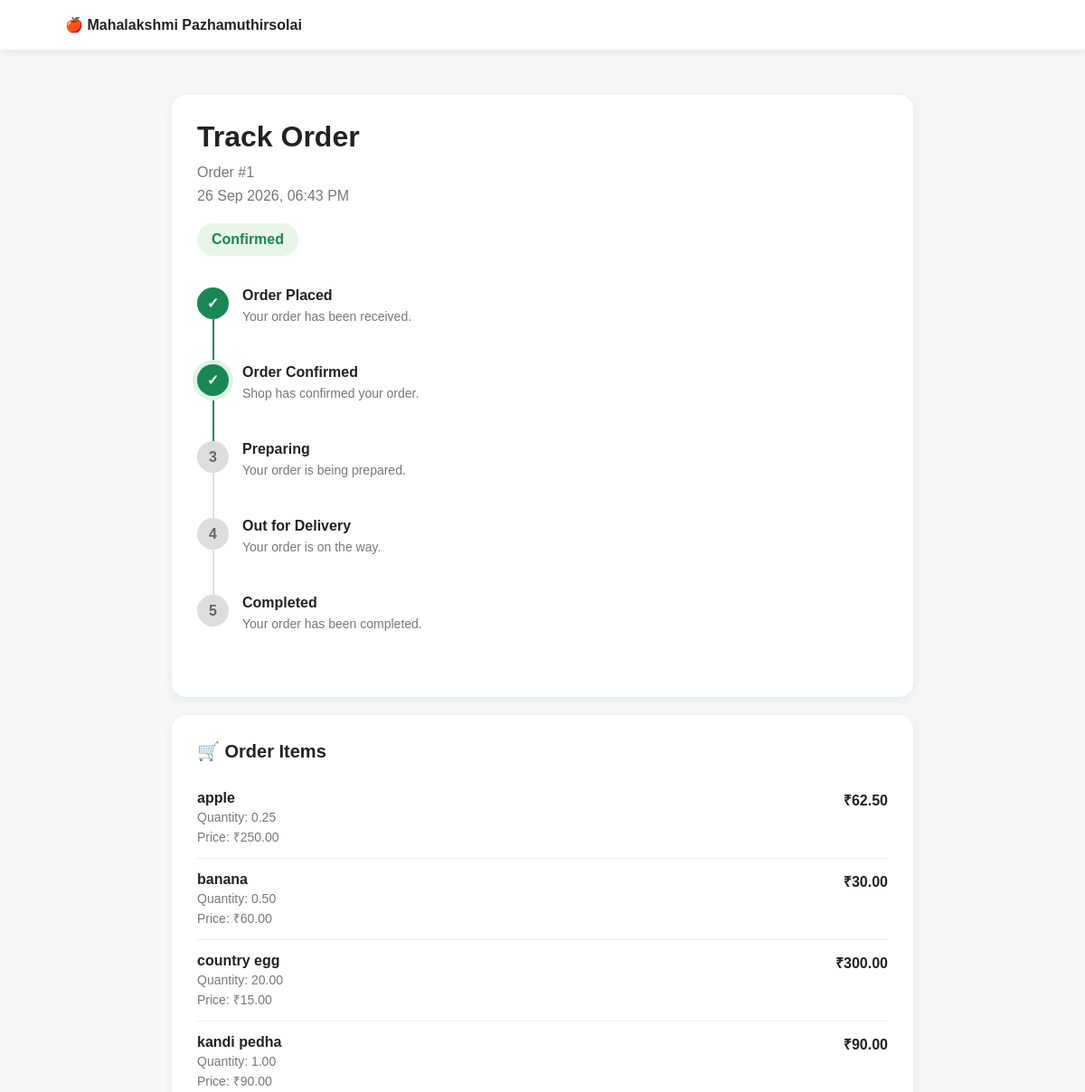
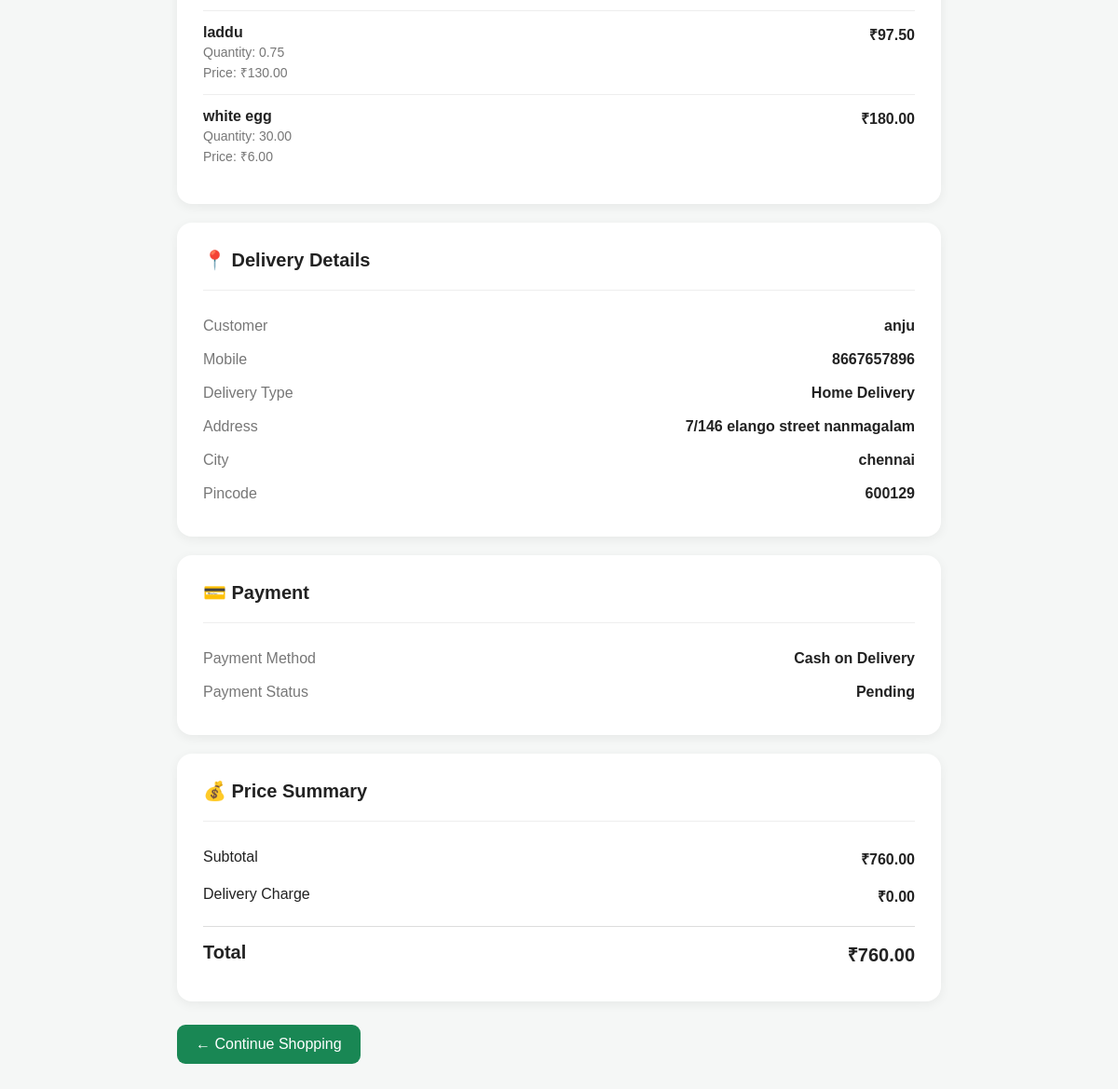
/track-order/1/, run on the app's committed database (2 pictures, top to bottom).
### orders/models.py (models this page shows, shortened)
class Order(models.Model):
    DELIVERY_CHOICES = [
        ("delivery", "Home Delivery"),
        ("pickup", "Shop Pickup"),
    ]
    PAYMENT_CHOICES = [
        ("cod", "Cash on Delivery"),
        ("online", "Online Payment"),
    ]
    STATUS_CHOICES = [
        ("pending", "Pending"),
        ("confirmed", "Confirmed"),
        ("preparing", "Preparing"),
        ("out_for_delivery", "Out for Delivery"),
        ("ready_pickup", "Ready for Pickup"),
        ("delivered", "Delivered"),
        ("cancelled", "Cancelled"),
    ]
    user = models.ForeignKey(
    User,
    on_delete=models.SET_NULL,
    null=True,
    blank=True,
    related_name="orders"
)
    customer_name = models.CharField(max_length=150)
    mobile = models.CharField(max_length=15)
    email = models.EmailField(blank=True)
    address = models.TextField(blank=True)
    city = models.CharField(max_length=100, blank=True)
    pincode = models.CharField(max_length=10, blank=True)
    delivery_type = models.CharField(
        max_length=20,
        choices=DELIVERY_CHOICES,
        default="delivery"
    )
    payment_method = models.CharField(
        max_length=20,
        choices=PAYMENT_CHOICES,
        default="cod"
    )
    payment_status = models.CharField(
        max_length=20,
        default="pending"
    )
    order_status = models.CharField(
        max_length=30,
        choices=STATUS_CHOICES,
        default="pending"
    )
    subtotal = models.DecimalField(
        max_digits=10,
        decimal_places=2
    )
    delivery_charge = models.DecimalField(
        max_digits=10,
        decimal_places=2,
        default=0
    )
    total_amount = models.DecimalField(
        max_digits=10,
        decimal_places=2
    )
    created_at = models.DateTimeField(
        auto_now_add=True
    )
    updated_at = models.DateTimeField(
        auto_now=True
    )

class OrderItem(models.Model):
    order = models.ForeignKey(
        Order,
        on_delete=models.CASCADE,
        related_name="items"
    )
    product = models.ForeignKey(
        "products.Product",
        on_delete=models.PROTECT
    )
    quantity = models.DecimalField(
        max_digits=10,
        decimal_places=2
    )
    price = models.DecimalField(
        max_digits=10,
        decimal_places=2
    )
    total = models.DecimalField(
        max_digits=10,
        decimal_places=2
    )

### products/models.py (models this page shows, shortened)
class Product(models.Model):
    PRODUCT_TYPE_CHOICES = [
        ("fruits", "🍎 Fruits"),
        ("eggs", "🥚 Eggs"),
        ("snacks", "🍘 Snacks"),
    ]
    UNIT_CHOICES = [
        ("piece", "Piece"),
        ("weight", "Weight"),
        ("custom", "Custom Quantity"),
    ]
    STOCK_UNIT_CHOICES = [
        ("piece", "Pieces"),
        ("g", "Grams (g)"),
        ("kg", "Kilograms (kg)"),
    ]
    product_type = models.CharField(
        max_length=20,
        choices=PRODUCT_TYPE_CHOICES,
        default="fruits"
    )
    category = models.ForeignKey(
        Category,
        on_delete=models.CASCADE,
        related_name="products"
    )
    name = models.CharField(max_length=150)
    image = models.ImageField(
        upload_to="products/",
        blank=True,
        null=True
    )
    description = models.TextField(blank=True)
    unit_type = models.CharField(
        max_length=20,
        choices=UNIT_CHOICES,
        default="piece"
    )
    price = models.DecimalField(
        max_digits=10,
        decimal_places=2
    )
    stock = models.DecimalField(
        max_digits=10,
        decimal_places=2,
        default=0
    )
    stock_unit = models.CharField(
        max_length=10,
        choices=STOCK_UNIT_CHOICES,
        default="piece"
    )
    is_available = models.BooleanField(default=True)
    created_at = models.DateTimeField(auto_now_add=True)
    updated_at = models.DateTimeField(auto_now=True)
    class Meta:
        ordering = ["name"]

### products/views.py (the view)
def track_order_detail(request, order_id):
    order = get_object_or_404(
        Order,
        id=order_id
    )
    return render(
        request,
        "products/track_order_detail.html",
        {
            "order": order,
        }
    )

### templates/products/track_order_detail.html (shortened to what this page needs)
<!DOCTYPE html>
<html lang="en">
<head>
</head>
<body>
<header>
    <a href="/">
        🍎 Mahalakshmi Pazhamuthirsolai
    </a>
</header>
<div class="container">
    <div class="box">
        <h1>
            Track Order
        </h1>
        <div class="order-number">
            Order #{{ order.id }}
            <br>
            {{ order.created_at|date:"d M Y, h:i A" }}
        </div>
        {% if order.order_status == "cancelled" %}
            <span class="status status-cancelled">
                ❌ Order Cancelled
            </span>
            <div class="cancelled">
                ❌ This order has been cancelled.
            </div>
        {% else %}
            <span class="status">
                {{ order.get_order_status_display }}
            </span>
            <div class="timeline">
                <div class="step completed">
                    <div class="circle">
                        ✓
                    </div>
                    <div class="step-content">
                        <strong>
                            Order Placed
                        </strong>
                        <span>
                            Your order has been received.
                        </span>
                    </div>
                </div>
                <div class="step
                    {% if order.order_status == 'confirmed' or order.order_status == 'preparing' or order.order_status == 'out_for_delivery' or order.order_status == 'ready_pickup' or order.order_status == 'delivered' %}
                        completed
                    {% endif %}
                    {% if order.order_status == 'confirmed' %}
                        current
                    {% endif %}
                ">
                    <div class="circle">
                        {% if order.order_status == 'confirmed' or order.order_status == 'preparing' or order.order_status == 'out_for_delivery' or order.order_status == 'ready_pickup' or order.order_status == 'delivered' %}
                            ✓
                        {% else %}
                            2
                        {% endif %}
                    </div>
                    <div class="step-content">
                        <strong>
                            Order Confirmed
                        </strong>
                        <span>
                            Shop has confirmed your order.
                        </span>
                    </div>
                </div>
                <div class="step
                ">
                    <div class="circle">
                        {% if order.order_status == 'preparing' or order.order_status == 'out_for_delivery' or order.order_status == 'ready_pickup' or order.order_status == 'delivered' %}
                            ✓
                        {% else %}
                            3
                        {% endif %}
                    </div>
                    <div class="step-content">
                        <strong>
                            Preparing
                        </strong>
                        <span>
                            Your order is being prepared.
                        </span>
                    </div>
                </div>
                {% if order.delivery_type == "delivery" %}
                    <div class="step
                    ">
                        <div class="circle">
                            {% if order.order_status == 'out_for_delivery' or order.order_status == 'delivered' %}
                                ✓
                            {% else %}
                                4
                            {% endif %}
                        </div>
                        <div class="step-content">
                            <strong>
                                Out for Delivery
                            </strong>
                            <span>
                                Your order is on the way.
                            </span>
                        </div>
                    </div>
                {% endif %}
                <div class="step
                ">
                    <div class="circle">
                        {% if order.order_status == 'delivered' %}
                            ✓
                        {% else %}
                            5
                        {% endif %}
                    </div>
                    <div class="step-content">
                        <strong>
                            Completed
                        </strong>
                        <span>
                            Your order has been completed.
                        </span>
                    </div>
                </div>
            </div>
        {% endif %}
    </div>
    <div class="box">
        <h2>
            🛒 Order Items
        </h2>
        {% for item in order.items.all %}
            <div class="item">
                <div>
                    <div class="item-name">
                        {{ item.product.name }}
                    </div>
                    <div class="item-info">
                        Quantity: {{ item.quantity }}
                    </div>
                    <div class="item-info">
                        Price: ₹{{ item.price }}
                    </div>
                </div>
                <div class="item-total">
                    ₹{{ item.total }}
                </div>
            </div>
        {% endfor %}
    </div>
    <div class="box">
        <h2>
            📍 Delivery Details
        </h2>
        <div class="details">
            <div class="row">
                <span class="label">
                    Customer
                </span>
                <strong>
                    {{ order.customer_name }}
                </strong>
            </div>
            <div class="row">
                <span class="label">
                    Mobile
                </span>
                <strong>
                    {{ order.mobile }}
                </strong>
            </div>
            <div class="row">
                <span class="label">
                    Delivery Type
                </span>
                <strong>
                    {{ order.get_delivery_type_display }}
                </strong>
            </div>
            {% if order.address %}
            <div class="row">
                <span class="label">
                    Address
                </span>
                <strong>
                    {{ order.address }}
                </strong>
            </div>
            {% endif %}
            {% if order.city %}
            <div class="row">
                <span class="label">
                    City
                </span>
                <strong>
                    {{ order.city }}
                </strong>
            </div>
            {% endif %}
            {% if order.pincode %}
            <div class="row">
                <span class="label">
                    Pincode
                </span>
                <strong>
                    {{ order.pincode }}
                </strong>
            </div>
            {% endif %}
        </div>
    </div>
    <div class="box">
        <h2>
            💳 Payment
        </h2>
        <div class="details">
            <div class="row">
                <span class="label">
                    Payment Method
                </span>
                <strong>
                    {{ order.get_payment_method_display }}
                </strong>
            </div>
            <div class="row">
                <span class="label">
                    Payment Status
                </span>
                <strong>
                    {{ order.payment_status|title }}
                </strong>
            </div>
        </div>
    </div>
    <div class="box">
        <h2>
            💰 Price Summary
        </h2>
        <div class="details">
            <div class="row">
                <span>
                    Subtotal
                </span>
                <strong>
                    ₹{{ order.subtotal }}
                </strong>
            </div>
            <div class="row">
                <span>
                    Delivery Charge
                </span>
                <strong>
                    ₹{{ order.delivery_charge }}
                </strong>
            </div>
            <div class="row total">
                <span>
                    Total
                </span>
                <strong>
                    ₹{{ order.total_amount }}
                </strong>
            </div>
        </div>
    </div>
    <a
        href="/"
        class="back-btn"
    >
        ← Continue Shopping
    </a>
</div>
</body>
</html>

### templates/products/track_order_detail.html (style rules this page uses)
* { box-sizing: border-box; }
body { margin: 0; font-family: Arial, sans-serif; background: #f5f7f6; color: #222; }
header { background: white; padding: 18px 6%; box-shadow: 0 2px 8px rgba(0,0,0,0.08); }
header a { text-decoration: none; color: #222; font-weight: bold; }
.container { max-width: 850px; margin: 35px auto; padding: 15px; }
.box { background: white; padding: 28px; border-radius: 16px; margin-bottom: 20px; box-shadow: 0 3px 12px rgba(0,0,0,0.06); }
h1 { margin: 0 0 8px; }
h2 { margin-top: 0; font-size: 20px; }
.order-number { color: #777; margin-bottom: 18px; line-height: 1.6; }
.status { display: inline-block; padding: 9px 16px; border-radius: 25px; background: #e8f5e9; color: #198754; font-weight: bold; }
.timeline { margin-top: 35px; }
.step { position: relative; display: flex; gap: 15px; min-height: 85px; }
.step:not(:last-child)::after { content: ""; position: absolute; left: 17px; top: 35px; width: 2px; height: 50px; background: #ddd; }
.step.completed:not(:last-child)::after { background: #198754; }
.circle { position: relative; z-index: 2; width: 35px; height: 35px; min-width: 35px; border-radius: 50%; background: #ddd; color: #666; display: flex; align-items: center; justify-content: center; font-weight: bold; }
.step.completed .circle { background: #198754; color: white; }
.step.current .circle { background: #198754; color: white; box-shadow: 0 0 0 5px #dff3e7; }
.step-content { padding-bottom: 20px; }
.step-content strong { display: block; margin-bottom: 5px; }
.step-content span { color: #777; font-size: 14px; }
.details { border-top: 1px solid #eee; padding-top: 20px; margin-top: 20px; }
.row { display: flex; justify-content: space-between; gap: 20px; padding: 9px 0; }
.label { color: #777; }
.total { border-top: 1px solid #ddd; margin-top: 12px; padding-top: 16px; font-size: 20px; font-weight: bold; }
.item { display: flex; justify-content: space-between; padding: 14px 0; border-bottom: 1px solid #eee; }
.item:last-child { border-bottom: none; }
.item-name { font-weight: bold; }
.item-info { color: #777; font-size: 14px; margin-top: 4px; }
.item-total { font-weight: bold; }
.back-btn { display: inline-block; padding: 12px 20px; background: #198754; color: white; text-decoration: none; border-radius: 9px; margin-top: 5px; }

### data on the page
Order: id "1", created_at "26 Sep 2026, 06:43 PM", order_status "Confirmed", customer_name "anju", mobile "8667657896", delivery_type "Home Delivery", address "7/146 elango street nanmagalam", city "chennai", pincode "600129", payment_method "Cash on Delivery", payment_status "Pending", subtotal "760.00", delivery_charge "0.00", total_amount "760.00"
OrderItem: product.name "apple", quantity "0.25", price "250.00", total "62.50"
OrderItem: product.name "banana", quantity "0.50", price "60.00", total "30.00"
OrderItem: product.name "country egg", quantity "20.00", price "15.00", total "300.00"
OrderItem: product.name "kandi pedha", quantity "1.00", price "90.00", total "90.00"
OrderItem: product.name "laddu", quantity "0.75", price "130.00", total "97.50"
OrderItem: product.name "white egg", quantity "30.00", price "6.00", total "180.00"
